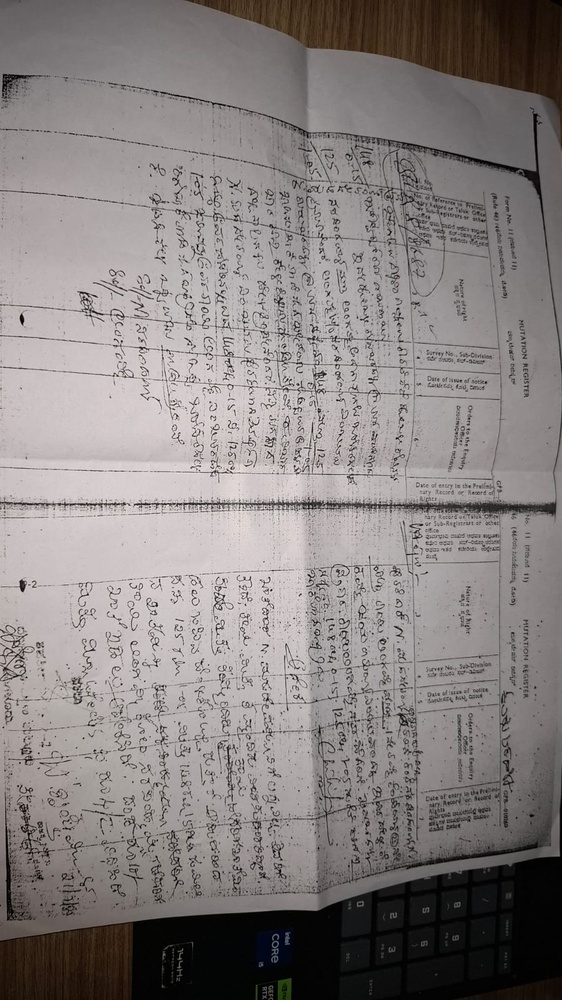
#> input picture tests/fixtures/documents/doc1.jpeg, 562 x 1000 px, shrunk from 900 x 1600 before the run
$ python -i document_gate.py   (imports and definitions only)
#> lines starting #> are read from the running program, lines starting #| are printed output that depends on the picture; after the words box and inside, x2 and y2 are one past the last pixel; in counts of white or black regions, pixels touching at a corner belong together
#> further down, picture is the input picture: PIL image 562x1000 RGB; mean R, G, B 136, 130, 129.1
"""Lightweight Visual Land Record Layout Classifier & Entry Gate.

Gates entry into the heavy OCR & recognition pipeline by verifying visual-structural
signatures unique to land records (tabular RTC grids, ruled registers, stamped headers,
and columnar revenue registers) vs non-land-record images (e.g. natural scenes, receipts,
unstructured general documents).
"""

from dataclasses import dataclass, field
import logging
from typing import Any, Dict, Optional, Tuple
import numpy as np
from PIL import Image

logger = logging.getLogger(__name__)

# Soft import cv2
try:
    import cv2
    HAS_CV2 = True
except ImportError:
    cv2 = None
    HAS_CV2 = False


@dataclass
class GateClassificationResult:
    """Represents the gating decision for an uploaded image."""
    is_land_record: bool
    confidence: float
    document_layout_type: str  # "rtc_tabular_grid", "ruled_register", "land_certificate", "not_land_record"
    rejection_reason: Optional[str] = None
    structural_metrics: Dict[str, Any] = field(default_factory=dict)

    def to_dict(self) -> Dict[str, Any]:
        return {
            "is_land_record": self.is_land_record,
            "confidence": round(self.confidence, 4),
            "document_layout_type": self.document_layout_type,
            "rejection_reason": self.rejection_reason,
            "structural_metrics": self.structural_metrics,
        }


class LandRecordGateClassifier:
    """Fast visual layout classifier to gate OCR entry."""

    def __init__(
        self,
        min_grid_confidence: float = 0.50,
        enable_strict_gating: bool = True,
    ):
        self.min_grid_confidence = min_grid_confidence
        self.enable_strict_gating = enable_strict_gating

    def classify_image(
        self,
        image: Image.Image,
    ) -> GateClassificationResult:
        """Evaluates whether an image possesses structural signatures of a land record.

        Args:
            image: Uploaded PIL Image (RGB or Grayscale).

        Returns:
            GateClassificationResult declaring admission or rejection.
        """
        w, h = image.size
#> w = 562; h = 1000
        # Minimum physical resolution check
        if w < 100 or h < 100:
            return GateClassificationResult(
                is_land_record=False,
                confidence=0.99,
                document_layout_type="not_land_record",
                rejection_reason="Image resolution is too small to be an authentic land record.",
                structural_metrics={"width": w, "height": h},
            )

        # Aspect ratio check: Typical land records are A4/Legal document aspect ratios (~0.6 to ~1.7)
        aspect = w / float(h)
#> aspect = 0.562
        extreme_aspect = aspect > 4.0 or aspect < 0.25
#> extreme_aspect = False

        arr = np.array(image.convert("L"))

        # Visual layout structural heuristics:
        # 1. Grid / Table Ruled Line Density (dominant in Karnataka Bhoomi RTCs and Mutation Registers)
        horiz_count = 0
        vert_count = 0
        grid_score = 0.0

        if HAS_CV2 and cv2 is not None:
            try:
                # Binarize with Otsu
                _, binary = cv2.threshold(arr, 0, 255, cv2.THRESH_BINARY_INV + cv2.THRESH_OTSU)
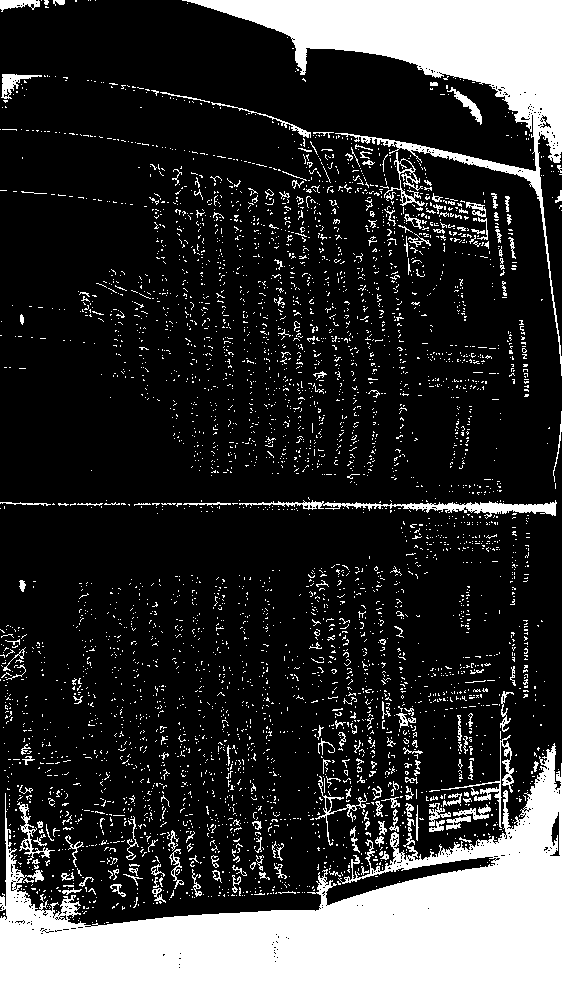
#> binary: shape (1000, 562); 20.9% white; 4422 white regions (4218 under 20 px), largest, box (x1, y1, x2, y2) and area: (0, 743, 562, 1000) 64576, (182, 0, 562, 376) 25240, (239, 500, 557, 519) 1752

                # Horizontal line detection kernel
                h_kernel_len = max(15, int(w / 40))
#> h_kernel_len = 15
                h_kernel = cv2.getStructuringElement(cv2.MORPH_RECT, (h_kernel_len, 1))
                h_lines = cv2.morphologyEx(binary, cv2.MORPH_OPEN, h_kernel, iterations=2)
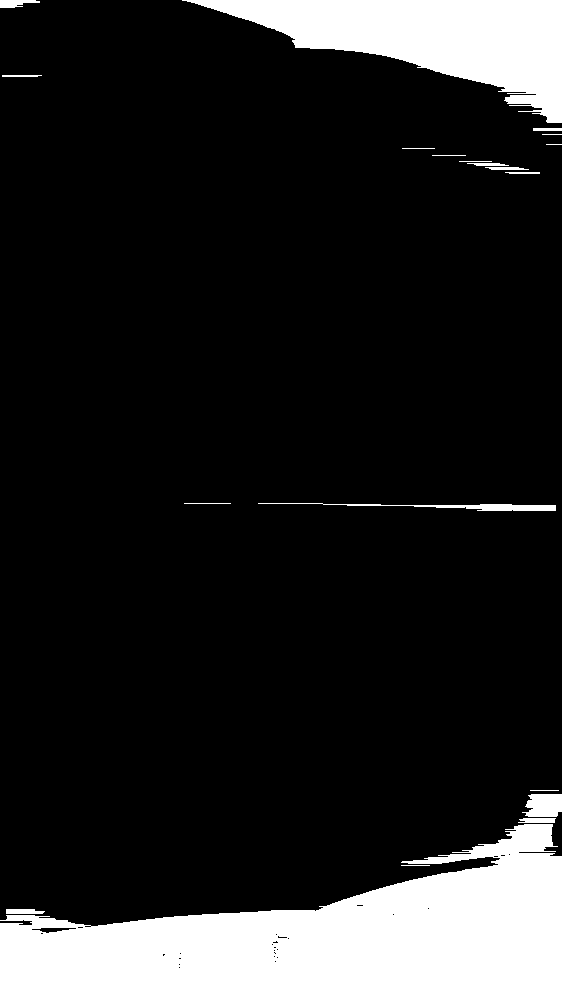
#> h_lines: shape (1000, 562); 14.8% white; 20 white regions (1 under 20 px)
                h_contours, _ = cv2.findContours(h_lines, cv2.RETR_EXTERNAL, cv2.CHAIN_APPROX_SIMPLE)
#> h_contours = 20 contours, 8 with area under 20; largest, box (x1, y1, x2, y2) and area: (0, 824, 562, 1000) 58036, (182, 0, 562, 123) 21116, (522, 794, 562, 817) 697, (258, 503, 556, 511) 561, (0, 0, 40, 8) 166
                horiz_count = len([c for c in h_contours if cv2.boundingRect(c)[2] > w * 0.12])
#> horiz_count = 3

                # Vertical line detection kernel
                v_kernel_len = max(15, int(h / 40))
#> v_kernel_len = 25
                v_kernel = cv2.getStructuringElement(cv2.MORPH_RECT, (1, v_kernel_len))
#> v_kernel = 25 values from 1 to 1
                v_lines = cv2.morphologyEx(binary, cv2.MORPH_OPEN, v_kernel, iterations=2)
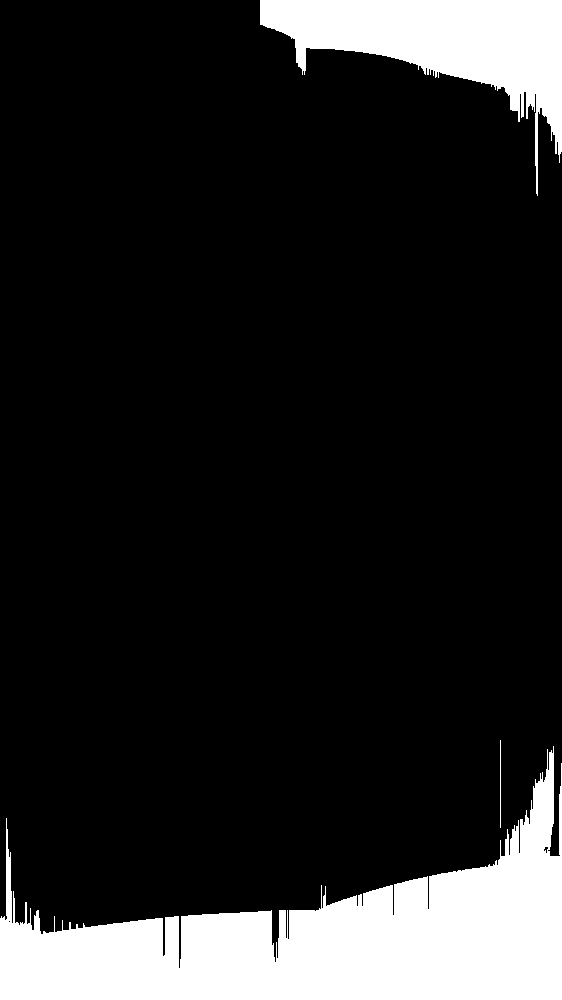
#> v_lines: shape (1000, 562); 14.4% white; 3 white regions
                v_contours, _ = cv2.findContours(v_lines, cv2.RETR_EXTERNAL, cv2.CHAIN_APPROX_SIMPLE)
#> v_contours = 3 contours, 1 with area under 20; largest, box (x1, y1, x2, y2) and area: (0, 746, 562, 1000) 57460, (260, 0, 562, 196) 20912
                vert_count = len([c for c in v_contours if cv2.boundingRect(c)[3] > h * 0.08])
#> vert_count = 3

                # Land records typically exhibit >= 3 horizontal tabular dividing lines or >= 2 vertical column rules
                line_evidence = (horiz_count * 0.15) + (vert_count * 0.18)
#> line_evidence = 0.99
                grid_score = min(0.98, max(0.10, line_evidence))
#> grid_score = 0.98
            except Exception as cv_err:
                logger.warning(f"Computer vision grid extraction notice: {cv_err}")
                grid_score = 0.50
        else:
            # Simple standard deviation / gradient fallback if cv2 not loaded
            grid_score = 0.65

        # 2. Document Contrast & Ink Coverage Ratio
        # Land records have white/aged paper background with 3-25% ink coverage
        ink_ratio = float(np.mean(arr < 120))
#> ink_ratio = 0.328
        valid_ink_coverage = (0.01 <= ink_ratio <= 0.45)
#> valid_ink_coverage = True

        metrics = {
            "image_width": w,
            "image_height": h,
            "aspect_ratio": round(aspect, 3),
            "horizontal_ruled_lines": horiz_count,
            "vertical_ruled_lines": vert_count,
            "grid_structural_score": round(grid_score, 3),
            "ink_coverage_ratio": round(ink_ratio, 3),
        }
#> metrics = {'image_width': 562, 'image_height': 1000, 'aspect_ratio': 0.562, 'horizontal_ruled_lines': 3, 'vertical_ruled_lines': 3, 'grid_structural_score': 0.98, 'ink_coverage_ratio': 0.328}

        # Decision rules
        if extreme_aspect or not valid_ink_coverage:
            return GateClassificationResult(
                is_land_record=False,
                confidence=0.88,
                document_layout_type="not_land_record",
                rejection_reason="Image layout geometry and ink distribution do not match a revenue land record document.",
                structural_metrics=metrics,
            )

        if horiz_count >= 3 or (horiz_count >= 1 and vert_count >= 2):
            return GateClassificationResult(
                is_land_record=True,
                confidence=min(0.96, 0.70 + (grid_score * 0.3)),
                document_layout_type="rtc_tabular_grid" if vert_count >= 2 else "ruled_register",
                rejection_reason=None,
                structural_metrics=metrics,
            )

        if horiz_count >= 1 or grid_score >= 0.30:
            return GateClassificationResult(
                is_land_record=True,
                confidence=0.75,
                document_layout_type="land_certificate",
                rejection_reason=None,
                structural_metrics=metrics,
            )

        # Allow authentic unruled / mutation land records without requiring rigid OpenCV ruled tables
        # Authentic historical handwritten mutation extracts, village register orders, and deeds are unruled
        if not extreme_aspect and valid_ink_coverage:
            return GateClassificationResult(
                is_land_record=True,
                confidence=0.70,
                document_layout_type="unruled_land_record",
                rejection_reason=None,
                structural_metrics=metrics,
            )

        # Fallback rejection for non-document images
        return GateClassificationResult(
            is_land_record=False,
            confidence=0.85,
            document_layout_type="not_land_record",
            rejection_reason="Image lacks document structure and ink distribution of an authentic land record.",
            structural_metrics=metrics,
        )

>>> from PIL import Image
>>> picture = Image.open('../../tests/fixtures/documents/doc1.jpeg')
>>> result = LandRecordGateClassifier().classify_image(picture)
